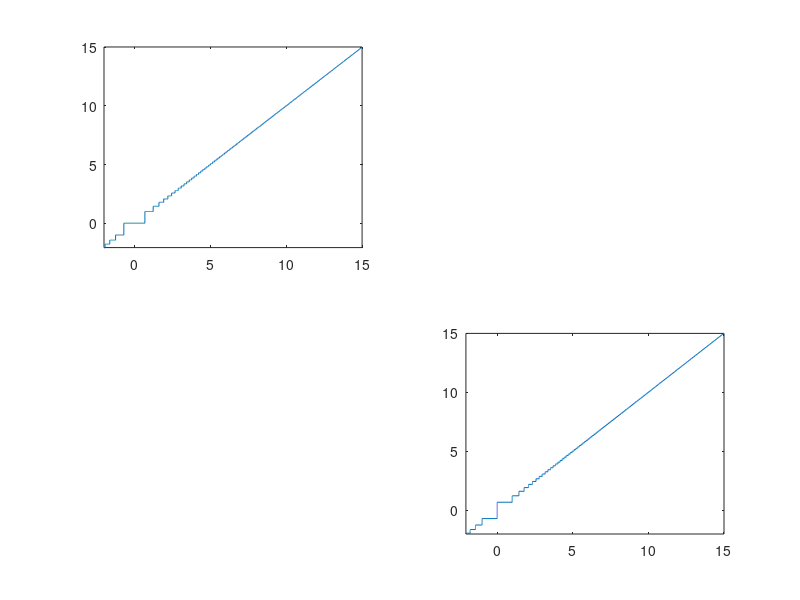

MATLAB code for this plot: (Note: this script raises an error after producing the figure.)
%How to use mdbm with anonymous function functions

% crating a stair function with smaller and small steps
x=linspace(-2,15,10001);
Nr=1.9;
fround=@(x)round(abs(x.^Nr)).^(1/Nr).*sign(x);
y=fround(x);
figure(1),clf
subplot(2,2,1)
plot(x,y)
axis tight

subplot(2,2,4)
plot(y,x)
axis tight

%% apply it to a circle (circle if Npow is set to 2)

ax=[];
ax(1).val=linspace(0,5,15);
ax(2).val=linspace(0,5,15);
Npow=1.5; %now it is a norm with power 1.5
f=@(ax) sum((abs(((ax))-2.5)).^Npow,1)-2^Npow;
mdbm_sol=mdbm(ax,f,7);


figure(1)
subplot(2,2,2)
plotobject=plot_mdbm(mdbm_sol,'k');
set(plotobject,'LineWidth',2)
hold on
f=@(ax) sum((abs((fround(ax))-2.5)).^Npow,1)-2^Npow;
mdbm_sol=mdbm(ax,f,7);
plotobject=plot_mdbm(mdbm_sol,'r');
set(plotobject,'LineWidth',2)
legend('without fround', 'with fround')
%%

ax(1).val=linspace(-2,15,15);
ax(2).val=linspace(-2,15,15);
f=@(ax) sum((abs(sin((ax)))).^Npow,1)-0.8^Npow;
mdbm_sol=mdbm(ax,f,6);

figure(1)
subplot(2,2,3)
plotobject=plot_mdbm(mdbm_sol,'k');
set(plotobject,'LineWidth',2)


f=@(ax) sum((abs(sin(fround(ax)))).^Npow,1)-0.8^Npow;
mdbm_sol=mdbm(ax,f,6);

figure(1)
subplot(2,2,3),hold on
plotobject=plot_mdbm(mdbm_sol,'r');
set(plotobject,'LineWidth',2)
legend('without fround', 'with fround')
